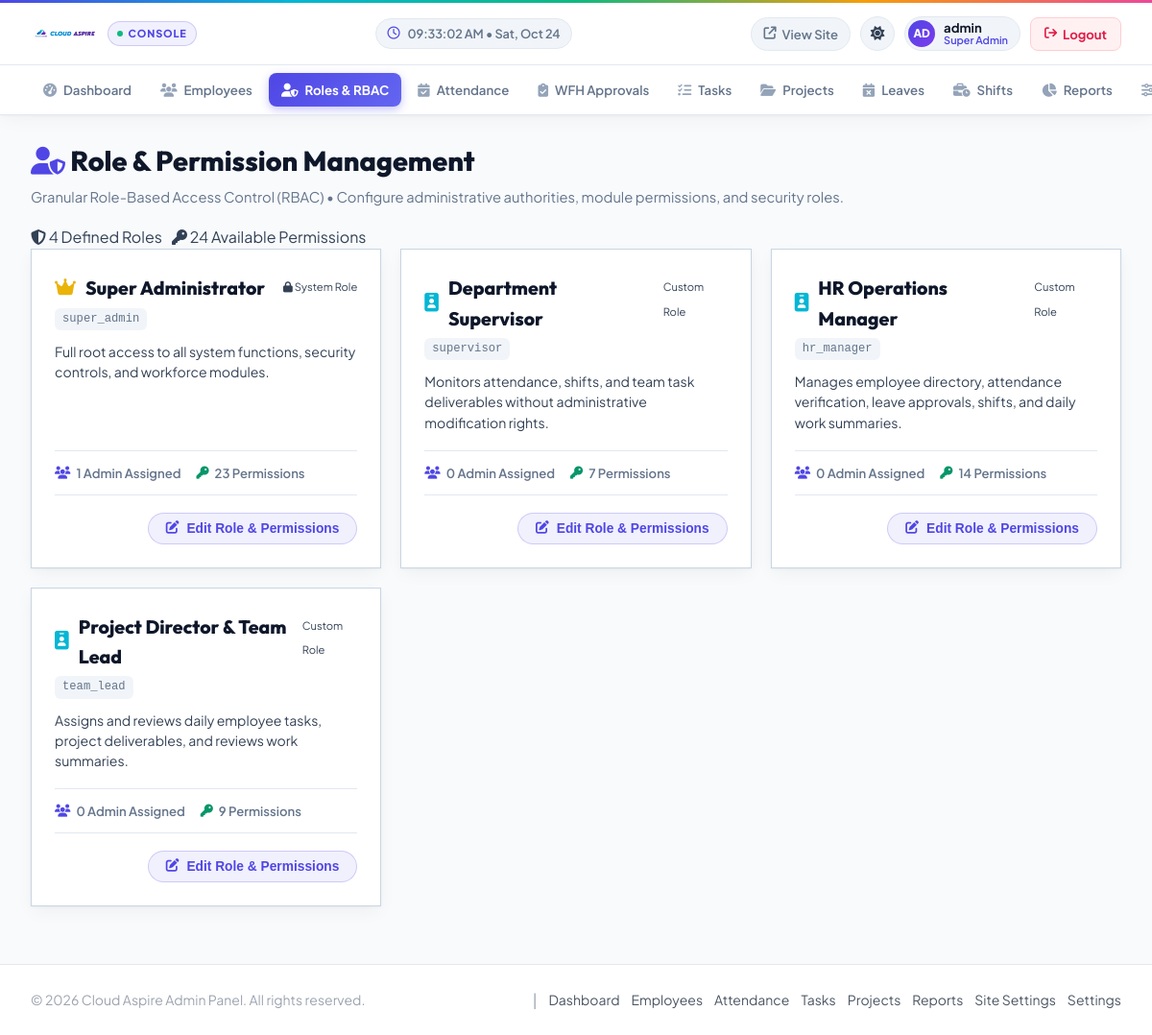
The page /admin/roles.php (signed in) on the database its author committed.
### tables this page shows
CREATE TABLE `site_settings` (
  `id` int(11) NOT NULL AUTO_INCREMENT,
  `site_name` varchar(120) NOT NULL,
  `tagline` varchar(255) DEFAULT NULL,
  `brand_color` varchar(20) DEFAULT '#4f46e5',
  `support_email` varchar(255) DEFAULT NULL,
  `support_phone` varchar(50) DEFAULT NULL,
  `logo` varchar(255) DEFAULT NULL,
  `favicon` varchar(255) DEFAULT NULL,
  `smtp_host` varchar(255) DEFAULT NULL,
  `smtp_port` smallint(5) unsigned NOT NULL DEFAULT 587,
  `smtp_encryption` varchar(10) NOT NULL DEFAULT 'tls',
  `smtp_username` varchar(255) DEFAULT NULL,
  `smtp_password` text DEFAULT NULL,
  `smtp_from_email` varchar(255) DEFAULT NULL,
  `smtp_from_name` varchar(120) DEFAULT NULL,
  `is_active` tinyint(1) NOT NULL DEFAULT 1,
  `created_at` timestamp NOT NULL DEFAULT current_timestamp(),
  `updated_at` timestamp NOT NULL DEFAULT current_timestamp() ON UPDATE current_timestamp(),
  `office_name` varchar(150) NOT NULL DEFAULT 'Cloud Aspire Headquarters',
  `office_address` varchar(255) DEFAULT NULL,
  `office_latitude` decimal(10,8) DEFAULT 11.94160000,
  `office_longitude` decimal(11,8) DEFAULT 79.80830000,
  `office_radius_meters` int(11) NOT NULL DEFAULT 100,
  `location_attendance_enabled` tinyint(1) NOT NULL DEFAULT 1,
  `wfh_early_window_minutes` int(11) NOT NULL DEFAULT 15,
  `wfh_grace_period_minutes` int(11) NOT NULL DEFAULT 15,
  `wfh_late_threshold_minutes` int(11) NOT NULL DEFAULT 30,
  `wfh_auto_reschedule_allowed` tinyint(1) NOT NULL DEFAULT 0,
  PRIMARY KEY (`id`)
);

CREATE TABLE `roles` (
  `id` int(11) NOT NULL AUTO_INCREMENT,
  `name` varchar(100) NOT NULL,
  `slug` varchar(100) NOT NULL,
  `description` text DEFAULT NULL,
  `is_system` tinyint(1) NOT NULL DEFAULT 0,
  `created_at` timestamp NOT NULL DEFAULT current_timestamp(),
  `updated_at` timestamp NOT NULL DEFAULT current_timestamp() ON UPDATE current_timestamp(),
  PRIMARY KEY (`id`),
  UNIQUE KEY `name` (`name`),
  UNIQUE KEY `slug` (`slug`)
);

### admin/roles.php (the view, shortened to what the rows shown need)
<?php
require_once __DIR__ . '/../app/security.php';
require_once __DIR__ . '/../app/AttendanceHelper.php';
$adminId = $_SESSION['admin_id'] ?? null;
Security::requirePermission('roles.view', $adminId, '../admin/dashboard');
$canManageRoles = Security::hasPermission('roles.manage', $adminId);
try {
    $rolesQuery = "SELECT r.*,
        COUNT(DISTINCT rp.permission_id) AS permissions_count,
        COUNT(DISTINCT ar.admin_id) AS admins_count
        FROM roles r
        LEFT JOIN role_permissions rp ON r.id = rp.role_id
        LEFT JOIN admin_roles ar ON r.id = ar.role_id
        GROUP BY r.id
        ORDER BY r.is_system DESC, r.name ASC";
    $roles = $pdo->query($rolesQuery)->fetchAll(PDO::FETCH_ASSOC);
    $rpStmt = $pdo->query("SELECT role_id, permission_id FROM role_permissions");
    $rolePermMap = [];
    while ($row = $rpStmt->fetch(PDO::FETCH_ASSOC)) {
        $rolePermMap[$row['role_id']][] = (int)$row['permission_id'];
    }
} catch (PDOException $e) {
    error_log("Error fetching roles: " . $e->getMessage());
    $roles = [];
    $permsByModule = [];
    $rolePermMap = [];
}
include 'header.php';
?>
<div class="settings-page-wrapper">
    <div style="display: flex; justify-content: space-between; align-items: center; flex-wrap: wrap; gap: 16px;">
        <div>
            <h1 style="font-family: 'Outfit', sans-serif; font-size: 1.8rem; font-weight: 800; color: var(--adm-text-main); margin-bottom: 4px;">
                <i class="fa-solid fa-user-shield" style="color: var(--adm-brand);"></i> Role &amp; Permission Management
            </h1>
        </div>
    </div>
    <div class="role-grid">
        <?php foreach ($roles as $r): ?>
            <?php
                $rId = (int)$r['id'];
                $isSuperAdmin = ($r['slug'] === 'super_admin');
                $isSystem = !empty($r['is_system']);
                $assignedPerms = $rolePermMap[$rId] ?? [];
            ?>
            <div class="role-card">
                <div>
                    <div class="role-card-header">
                        <div>
                            <div class="role-title">
                                <?php if ($isSuperAdmin): ?>
                                    <i class="fa-solid fa-crown" style="color: #eab308;"></i>
                                <?php elseif ($isSystem): ?>
                                    <i class="fa-solid fa-shield" style="color: var(--adm-brand);"></i>
                                <?php else: ?>
                                    <i class="fa-solid fa-id-badge" style="color: #06b6d4;"></i>
                                <?php endif; ?>
                                <span><?php echo htmlspecialchars($r['name']); ?></span>
                            </div>
                            <span class="role-slug-badge"><?php echo htmlspecialchars($r['slug']); ?></span>
                        </div>
                        <div>
                            <?php if ($isSystem): ?>
                                <span class="badge-saas badge-purple" style="font-size: 0.7rem;">
                                    <i class="fa-solid fa-lock"></i> System Role
                                </span>
                            <?php else: ?>
                                <span class="badge-saas badge-clean" style="font-size: 0.7rem;">
                                    Custom Role
                                </span>
                            <?php endif; ?>
                        </div>
                    </div>
                    <p class="role-desc">
                        <?php echo htmlspecialchars($r['description'] ?: 'No description provided for this role.'); ?>
                    </p>
                </div>
                <div>
                    <div class="role-meta-row">
                        <div class="role-meta-item">
                            <i class="fa-solid fa-users" style="color: var(--adm-brand);"></i>
                            <span><?php echo (int)$r['admins_count']; ?> Admin Assigned</span>
                        </div>
                        <div class="role-meta-item">
                            <i class="fa-solid fa-key" style="color: #059669;"></i>
                            <span><?php echo (int)$r['permissions_count']; ?> Permissions</span>
                        </div>
                    </div>
                    <div class="role-action-row">
                        <?php if ($canManageRoles): ?>
                            <button type="button" class="btn-edit-role" onclick='openEditRoleModal(<?php echo htmlspecialchars(json_encode([
                                'id' => $r['id'],
                                'name' => $r['name'],
                                'slug' => $r['slug'],
                                'description' => $r['description'] ?? '',
                                'is_system' => $r['is_system'],
                                'permissions' => $assignedPerms
                            ]), ENT_QUOTES, 'UTF-8'); ?>)'>
                                <i class="fa-solid fa-pen-to-square"></i> Edit Role &amp; Permissions
                            </button>
                        <?php else: ?>
                            <span style="font-size: 0.8rem; color: var(--adm-muted);"><i class="fa-solid fa-lock"></i> Read-Only</span>
                        <?php endif; ?>
                    </div>
                </div>
            </div>
        <?php endforeach; ?>
    </div>
</div>
<?php include 'footer.php'; ?>

### admin/header.php (shortened to what the rows shown need)
<?php
$activeSiteSettings = null;
if (isset($pdo) && $pdo instanceof PDO) {
    try {
        $stmt = $pdo->query("SELECT site_name, logo, favicon FROM site_settings WHERE is_active = 1 ORDER BY updated_at DESC LIMIT 1");
        $activeSiteSettings = $stmt->fetch(PDO::FETCH_ASSOC);
    } catch (PDOException $e) {}
}
$adminBrandName    = !empty($activeSiteSettings['site_name']) ? $activeSiteSettings['site_name'] : 'Cloud Aspire';
$adminBrandLogo    = !empty($activeSiteSettings['logo']) ? '/assets/uploads/site/' . rawurlencode($activeSiteSettings['logo']) : null;
?>
<!DOCTYPE html>
<html lang="en">
<head>
    <link rel="stylesheet" href="https://cdnjs.cloudflare.com/ajax/libs/font-awesome/6.5.1/css/all.min.css">
    <link rel="stylesheet" href="/assets/css/theme.css">
</head>
<body>
    <header class="adm-header-wrapper">
        <div class="adm-navbar" role="navigation" aria-label="Admin Navigation">
            <a href="dashboard" class="adm-brand-area" title="<?php echo htmlspecialchars($adminBrandName); ?> Admin Dashboard">
                <?php if ($adminBrandLogo): ?>
                    <img src="<?php echo htmlspecialchars($adminBrandLogo); ?>" alt="<?php echo htmlspecialchars($adminBrandName); ?>" class="adm-brand-logo-img">
                <?php endif; ?>
                <span class="adm-badge-saas">
                    <span class="adm-pulse-dot"></span>
                    <span>Console</span>
                </span>
            </a>
        </div>
    </header>
    <main class="main-content">

### admin/footer.php (shortened to what the rows shown need)
</main>
<footer class="admin-footer">
<div class="footer-content">
<p class="footer-text">
&copy; <?php echo date('Y'); ?> <?php echo htmlspecialchars($adminBrandName ?? 'Cloud Aspire'); ?> Admin Panel. All rights reserved.
</p>
<div class="footer-links">
<span class="footer-divider">|</span>
<a href="dashboard">Dashboard</a>
<a href="employee">Employees</a>
<a href="attendance">Attendance</a>
<a href="task">Tasks</a>
<a href="project">Projects</a>
<a href="reports">Reports</a>
<a href="site_settings">Site Settings</a>
<a href="settings">Settings</a>
</div>
</div>
</footer>
</body>
</html>

### rows shown on the page
site_settings: logo (picture), site_name "Cloud Aspire"
roles: name "Super Administrator", slug "super_admin", is_system 1 (drawn), description "Full root access to all system functions, security controls, and workforce modules.", admins_count "1", permissions_count "23"
roles: is_system 0 (drawn), name "Department Supervisor", slug "supervisor", description "Monitors attendance, shifts, and team task deliverables without administrative modification rights.", admins_count "0", permissions_count "7"
roles: is_system 0 (drawn), name "HR Operations Manager", slug "hr_manager", description "Manages employee directory, attendance verification, leave approvals, shifts, and daily work summaries.", admins_count "0", permissions_count "14"
roles: is_system 0 (drawn), name "Project Director & Team Lead", slug "team_lead", description "Assigns and reviews daily employee tasks, project deliverables, and reviews work summaries.", admins_count "0", permissions_count "9"

### other values the page prints
$adminInitials "AD"
$adminUsername "admin"
$navItem['label'] "Dashboard"
$navItem['label'] "Employees"
$navItem['label'] "Roles & RBAC"
$navItem['label'] "Attendance"
$navItem['label'] "WFH Approvals"
$navItem['label'] "Tasks"
$navItem['label'] "Projects"
$navItem['label'] "Leaves"
$navItem['label'] "Shifts"
$navItem['label'] "Reports"
count($roles) "4"
count($allPerms) "24"
